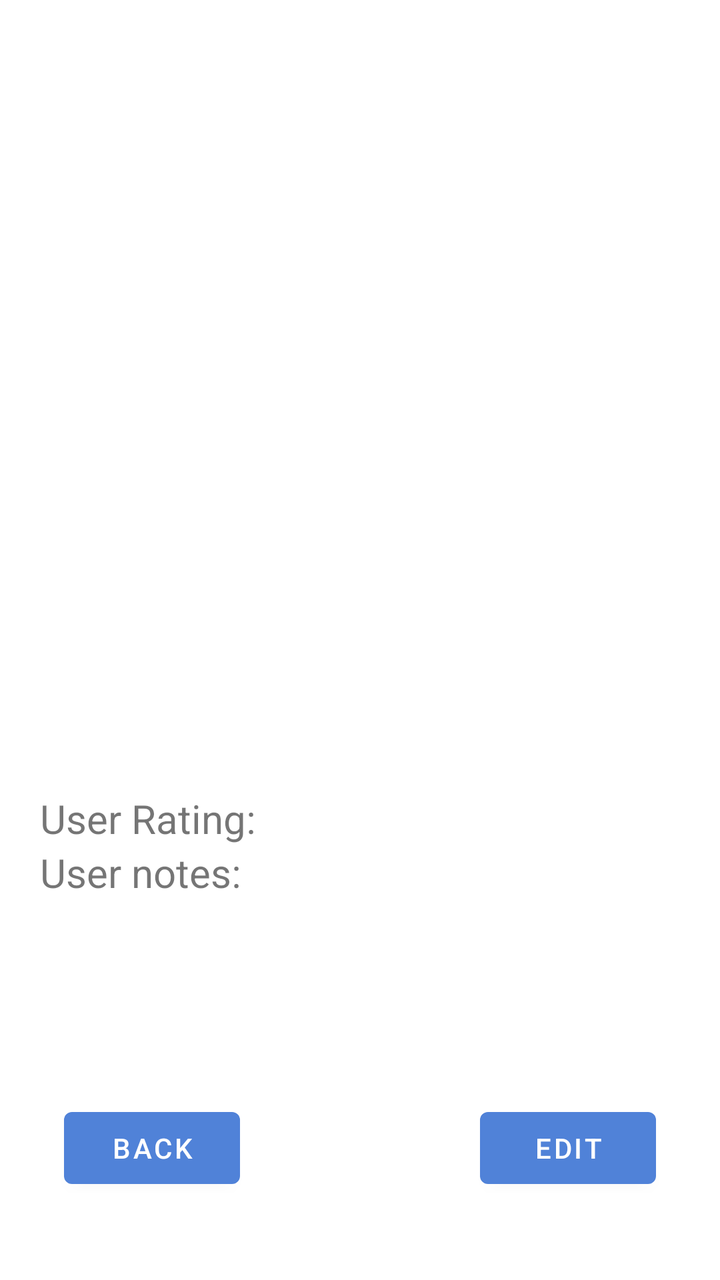
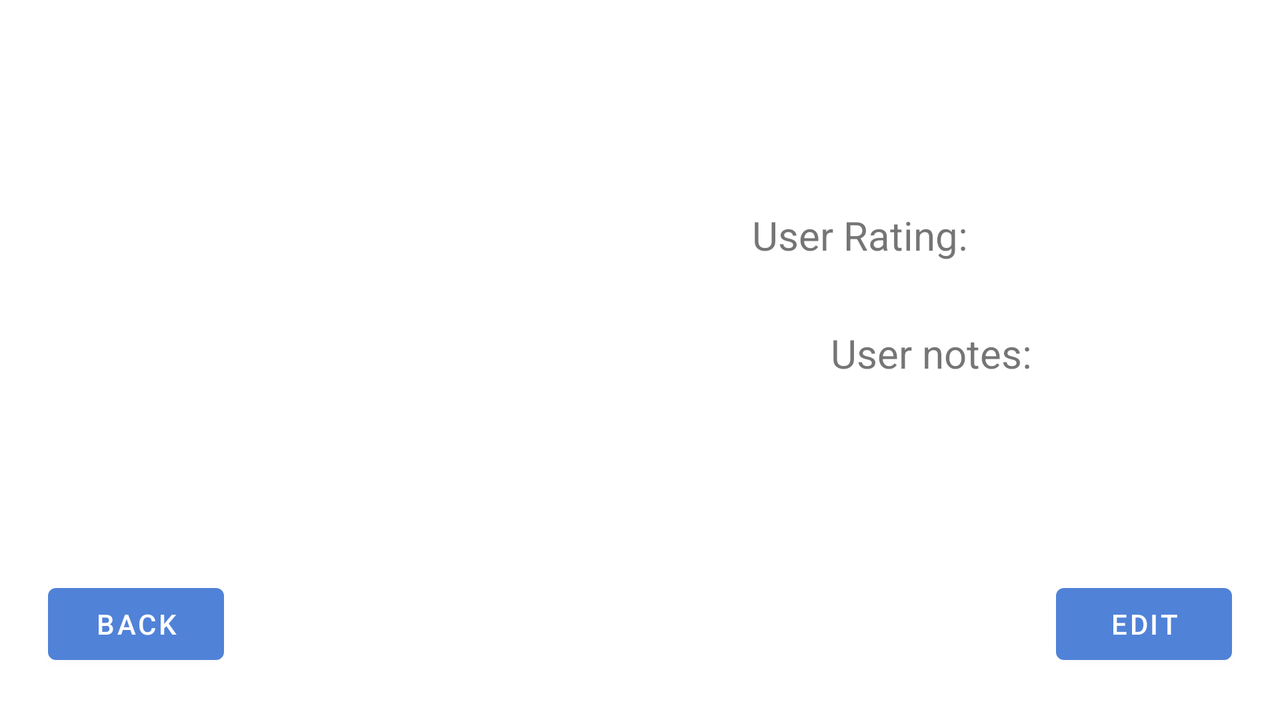

The same Android screen from two of the app's own layout files: first res/layout/ as a phone draws it, then the repository's variant for another configuration, drawn on a device whose configuration selects that folder. Both files follow.
<!-- AndroidManifest.xml: application theme Theme.WeatherApplikation -->
<!-- res/layout/activity_details.xml -->
<?xml version="1.0" encoding="utf-8"?>
<androidx.constraintlayout.widget.ConstraintLayout xmlns:android="http://schemas.android.com/apk/res/android"
    xmlns:app="http://schemas.android.com/apk/res-auto"
    xmlns:tools="http://schemas.android.com/tools"
    android:layout_width="match_parent"
    android:layout_height="match_parent"
    tools:context=".DetailsActivity">


    <ScrollView
        android:id="@+id/scrollView2"
        android:layout_width="0dp"
        android:layout_height="598dp"
        app:layout_constraintEnd_toEndOf="parent"
        app:layout_constraintStart_toStartOf="parent"
        app:layout_constraintTop_toTopOf="parent">

        <LinearLayout
            android:layout_width="match_parent"
            android:layout_height="wrap_content"
            android:orientation="vertical">

            <ImageView
                android:id="@+id/imageCountryFlagDetails"
                android:layout_width="150dp"
                android:layout_height="150dp"
                android:layout_gravity="center_horizontal"
                android:layout_marginTop="29dp"
                app:layout_constraintEnd_toEndOf="parent"
                app:layout_constraintStart_toStartOf="parent"
                app:layout_constraintTop_toTopOf="parent"
                tools:srcCompat="@tools:sample/avatars" />

            <TextView
                android:id="@+id/CityNameDetails"
                android:layout_width="wrap_content"
                android:layout_height="wrap_content"
                android:layout_gravity="center_horizontal"
                android:layout_marginTop="25dp"
                android:textSize="25sp"
                android:textStyle="bold"
                app:layout_constraintEnd_toEndOf="@+id/imageDetails"
                app:layout_constraintHorizontal_bias="0.77"
                app:layout_constraintStart_toStartOf="parent"
                app:layout_constraintTop_toBottomOf="@+id/imageDetails" />

            <TextView
                android:id="@+id/TemperatureDetails"
                android:layout_width="wrap_content"
                android:layout_height="wrap_content"
                android:layout_gravity="center_horizontal"
                android:layout_marginStart="20dp"
                android:layout_marginLeft="20dp"
                android:layout_marginTop="10dp"
                android:layout_marginEnd="20dp"
                android:layout_marginRight="20dp"
                android:layout_marginBottom="20dp"
                android:textSize="17sp" />

            <TextView
                android:id="@+id/HumidityDetails"
                android:layout_width="wrap_content"
                android:layout_height="wrap_content"
                android:layout_gravity="center_horizontal"
                android:layout_marginStart="20dp"
                android:layout_marginLeft="20dp"
                android:layout_marginTop="10dp"
                android:layout_marginEnd="20dp"
                android:layout_marginRight="20dp"
                android:layout_marginBottom="15sp"
                android:textSize="17sp" />

            <TextView
                android:id="@+id/WeatherStatusDetails"
                android:layout_width="wrap_content"
                android:layout_height="wrap_content"
                android:layout_gravity="center_horizontal"
                android:layout_marginBottom="15sp"
                android:textSize="17sp" />

            <LinearLayout
                android:layout_width="match_parent"
                android:layout_height="match_parent"
                android:layout_margin="20dp"
                android:orientation="vertical"
                android:weightSum="100">

                <TextView
                    android:id="@+id/UserRatingDetails"
                    android:layout_width="wrap_content"
                    android:layout_height="wrap_content"
                    android:layout_weight="50"
                    android:gravity="center_horizontal"
                    android:text="User Rating:"
                    android:textSize="20sp" />

                <TextView
                    android:id="@+id/UserNotesDetails"
                    android:layout_width="wrap_content"
                    android:layout_height="wrap_content"
                    android:layout_weight="50"
                    android:gravity="center_horizontal"
                    android:text="User notes:"
                    android:textSize="20sp" />
            </LinearLayout>


        </LinearLayout>
    </ScrollView>

    <Button
        android:id="@+id/backDetails"
        android:layout_width="wrap_content"
        android:layout_height="wrap_content"
        android:layout_marginStart="32dp"
        android:layout_marginLeft="32dp"
        android:layout_marginBottom="42dp"
        android:text="@string/Back"
        app:layout_constraintBottom_toBottomOf="parent"
        app:layout_constraintStart_toStartOf="parent" />

    <Button
        android:id="@+id/editDetails"
        android:layout_width="wrap_content"
        android:layout_height="wrap_content"
        android:layout_marginEnd="32dp"
        android:layout_marginRight="32dp"
        android:layout_marginBottom="42dp"
        android:text="@string/Edit"
        app:layout_constraintBottom_toBottomOf="parent"
        app:layout_constraintEnd_toEndOf="parent" />


</androidx.constraintlayout.widget.ConstraintLayout>
<!-- resources referenced by this layout -->
<resources>
  <string name="Back">Back</string>
  <string name="Edit">Edit</string>
  <style name="Theme.WeatherApplikation" parent="Theme.MaterialComponents.DayNight.DarkActionBar">
          
          <item name="colorPrimary">@color/purple_500</item>
          <item name="colorPrimaryVariant">@color/purple_700</item>
          <item name="colorOnPrimary">@color/white</item>
          
          <item name="colorSecondary">@color/teal_200</item>
          <item name="colorSecondaryVariant">@color/teal_700</item>
          <item name="colorOnSecondary">@color/black</item>
          
          <item name="android:statusBarColor" tools:targetApi="l">?attr/colorPrimaryVariant</item>
          
      </style>
  <color name="purple_500">#5082D8</color>
  <color name="purple_700">#2931B3</color>
  <color name="white">#FFFFFFFF</color>
  <color name="teal_200">#6FA1F8</color>
  <color name="teal_700">#2931B3</color>
  <color name="black">#FF000000</color>
</resources>
<!-- res/layout-land/activity_details.xml (the repository's variant of the layout above) -->
<!-- drawn on the phone turned sideways -->
<?xml version="1.0" encoding="utf-8"?>
<androidx.constraintlayout.widget.ConstraintLayout xmlns:android="http://schemas.android.com/apk/res/android"
    xmlns:app="http://schemas.android.com/apk/res-auto"
    xmlns:tools="http://schemas.android.com/tools"
    android:layout_width="match_parent"
    android:layout_height="match_parent"
    tools:context=".DetailsActivity">


    <ImageView
        android:id="@+id/imageCountryFlagDetails"
        android:layout_width="150dp"
        android:layout_height="150dp"
        android:layout_gravity="center_horizontal"
        android:layout_marginStart="64dp"
        android:layout_marginLeft="64dp"
        android:layout_marginTop="16dp"
        app:layout_constraintStart_toStartOf="parent"
        app:layout_constraintTop_toTopOf="parent"
        tools:srcCompat="@tools:sample/avatars" />

    <TextView
        android:id="@+id/TemperatureDetails"
        android:layout_width="wrap_content"
        android:layout_height="wrap_content"
        android:layout_gravity="center_horizontal"
        android:layout_marginStart="88dp"
        android:layout_marginLeft="88dp"
        android:layout_marginTop="4dp"
        android:textSize="17sp"
        app:layout_constraintStart_toStartOf="parent"
        app:layout_constraintTop_toBottomOf="@+id/imageCountryFlagDetails" />

    <TextView
        android:id="@+id/HumidityDetails"
        android:layout_width="wrap_content"
        android:layout_height="wrap_content"
        android:layout_gravity="center_horizontal"
        android:layout_marginStart="88dp"
        android:layout_marginLeft="88dp"
        android:layout_marginTop="4dp"
        android:textSize="17sp"
        app:layout_constraintStart_toStartOf="parent"
        app:layout_constraintTop_toBottomOf="@+id/TemperatureDetails" />

    <TextView
        android:id="@+id/WeatherStatusDetails"
        android:layout_width="wrap_content"
        android:layout_height="wrap_content"
        android:layout_gravity="center_horizontal"
        android:layout_marginStart="88dp"
        android:layout_marginLeft="88dp"
        android:layout_marginTop="8dp"
        android:textSize="17sp"
        app:layout_constraintStart_toStartOf="parent"
        app:layout_constraintTop_toBottomOf="@+id/HumidityDetails" />

    <TextView
        android:id="@+id/UserRatingDetails"
        android:layout_width="wrap_content"
        android:layout_height="wrap_content"
        android:layout_marginTop="104dp"
        android:layout_marginEnd="156dp"
        android:layout_marginRight="156dp"
        android:layout_weight="50"
        android:gravity="center_horizontal"
        android:text="User Rating:"
        android:textSize="20sp"
        app:layout_constraintEnd_toEndOf="parent"
        app:layout_constraintTop_toTopOf="parent" />

    <TextView
        android:id="@+id/UserNotesDetails"
        android:layout_width="wrap_content"
        android:layout_height="wrap_content"
        android:layout_marginTop="32dp"
        android:layout_marginEnd="124dp"
        android:layout_marginRight="124dp"
        android:layout_weight="50"
        android:gravity="center_horizontal"
        android:text="User notes:"
        android:textSize="20sp"
        app:layout_constraintEnd_toEndOf="parent"
        app:layout_constraintTop_toBottomOf="@+id/UserRatingDetails" />

    <TextView
        android:id="@+id/CityNameDetails"
        android:layout_width="wrap_content"
        android:layout_height="wrap_content"
        android:layout_gravity="center_horizontal"
        android:layout_marginEnd="208dp"
        android:layout_marginRight="208dp"
        android:textSize="25sp"
        android:textStyle="bold"
        app:layout_constraintBottom_toTopOf="@+id/UserRatingDetails"
        app:layout_constraintEnd_toEndOf="parent"
        app:layout_constraintTop_toTopOf="parent"
        app:layout_constraintVertical_bias="0.528" />

    <Button
        android:id="@+id/backDetails"
        android:layout_width="wrap_content"
        android:layout_height="wrap_content"
        android:layout_marginStart="24dp"
        android:layout_marginLeft="24dp"
        android:layout_marginBottom="24dp"
        android:text="@string/Back"
        app:layout_constraintBottom_toBottomOf="parent"
        app:layout_constraintStart_toStartOf="parent" />

    <Button
        android:id="@+id/editDetails"
        android:layout_width="wrap_content"
        android:layout_height="wrap_content"
        android:layout_marginEnd="24dp"
        android:layout_marginRight="24dp"
        android:layout_marginBottom="24dp"
        android:text="@string/Edit"
        app:layout_constraintBottom_toBottomOf="parent"
        app:layout_constraintEnd_toEndOf="parent" />


</androidx.constraintlayout.widget.ConstraintLayout>
